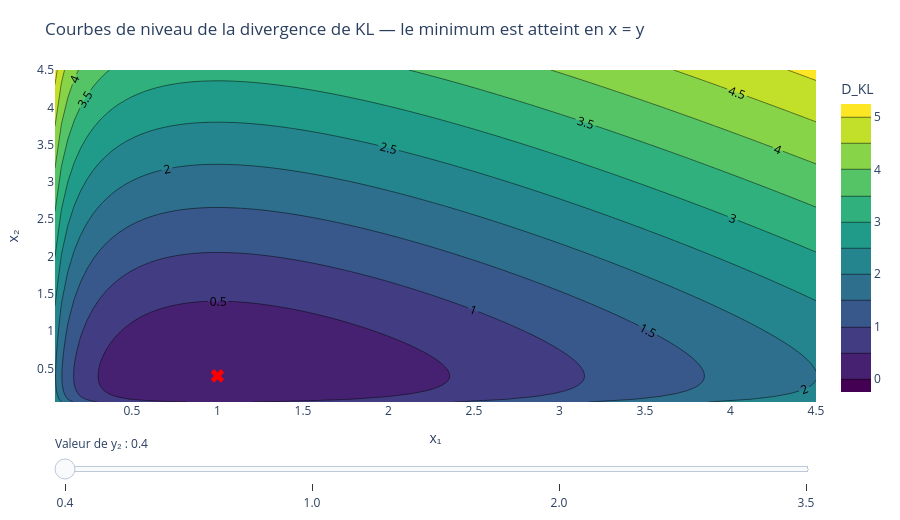

Notebook code for this chart:
### Code cell
import numpy as np
import plotly.graph_objects as go

eps = 0.05
x1 = np.linspace(eps, 4.5, 120)
x2 = np.linspace(eps, 4.5, 120)
X1, X2 = np.meshgrid(x1, x2)

y1 = 1.0
y2_values = [0.4, 1.0, 2.0, 3.5]

def kl2(y1, y2, X1, X2):
    return y1 * np.log(y1 / X1) + X1 - y1 + y2 * np.log(y2 / X2) + X2 - y2

Z0 = kl2(y1, y2_values[0], X1, X2)

fig = go.Figure()

fig.add_trace(
    go.Contour(
        x=x1,
        y=x2,
        z=Z0,
        colorscale="Viridis",
        contours=dict(showlabels=True),
        colorbar=dict(title="D_KL"),
        hovertemplate="x₁=%{x:.2f}<br>x₂=%{y:.2f}<br>KL=%{z:.3f}<extra></extra>",
        name="Perte",
    )
)

fig.add_trace(
    go.Scatter(
        x=[y1],
        y=[y2_values[0]],
        mode="markers",
        marker=dict(color="red", size=12, symbol="x"),
        name="Minimum",
        hovertemplate="minimum : (%{x:.2f}, %{y:.2f})<extra></extra>",
    )
)

frames = []
for y2 in y2_values:
    Z = kl2(y1, y2, X1, X2)
    frames.append(
        go.Frame(
            name=f"{y2}",
            data=[
                go.Contour(
                    x=x1,
                    y=x2,
                    z=Z,
                    colorscale="Viridis",
                    contours=dict(showlabels=True),
                    colorbar=dict(title="D_KL"),
                ),
                go.Scatter(
                    x=[y1],
                    y=[y2],
                    mode="markers",
                    marker=dict(color="red", size=12, symbol="x"),
                ),
            ],
            traces=[0, 1],
        )
    )

fig.frames = frames

fig.update_layout(
    title="Courbes de niveau de la divergence de KL — le minimum est atteint en x = y",
    height=520,
    margin=dict(l=20, r=20, t=70, b=20),
    xaxis_title="x₁",
    yaxis_title="x₂",
    sliders=[
        dict(
            active=0,
            currentvalue={"prefix": "Valeur de y₂ : "},
            pad={"t": 30},
            steps=[
                dict(
                    label=str(y2),
                    method="animate",
                    args=[[f"{y2}"], {"mode": "immediate", "frame": {"duration": 0, "redraw": True}, "transition": {"duration": 0}}],
                )
                for y2 in y2_values
            ],
        )
    ],
)
fig.show()

### Figure 1 — Plotly figure (JSON) as saved in the notebook; plotly's stock layout.template omitted (floating-point values rounded to 4 significant figures; data arrays with more than 128 entries replaced by an {"elided": "..."} marker saying what was removed)
{"data": [{"colorbar": {"title": {"text": "D_KL"}}, "colorscale": [[0, "#440154"], [0.1111, "#482878"], [0.2222, "#3e4989"], [0.3333, "#31688e"], [0.4444, "#26828e"], [0.5556, "#1f9e89"], [0.6667, "#35b779"], [0.7778, "#6ece58"], [0.8889, "#b5de2b"], [1, "#fde725"]], "contours": {"showlabels": true}, "hovertemplate": "x₁=%{x:.2f}<br>x₂=%{y:.2f}<br>KL=%{z:.3f}<extra></extra>", "name": "Perte", "type": "contour", "x": [0.05, 0.08739, 0.1248, 0.1622, 0.1996, 0.237, 0.2744, 0.3118, 0.3492, 0.3866, 0.4239, 0.4613, 0.4987, 0.5361, 0.5735, 0.6109, 0.6483, 0.6857, 0.7231, 0.7605, 0.7979, 0.8353, 0.8727, 0.9101, 0.9475, 0.9849, 1.022, 1.06, 1.097, 1.134, 1.172, 1.209, 1.247, 1.284, 1.321, 1.359, 1.396, 1.434, 1.471, 1.508, 1.546, 1.583, 1.621, 1.658, 1.695, 1.733, 1.77, 1.808, 1.845, 1.882, 1.92, 1.957, 1.995, 2.032, 2.069, 2.107, 2.144, 2.182, 2.219, 2.256, 2.294, 2.331, 2.368, 2.406, 2.443, 2.481, 2.518, 2.555, 2.593, 2.63, 2.668, 2.705, 2.742, 2.78, 2.817, 2.855, 2.892, 2.929, 2.967, 3.004, 3.042, 3.079, 3.116, 3.154, 3.191, 3.229, 3.266, 3.303, 3.341, 3.378, 3.416, 3.453, 3.49, 3.528, 3.565, 3.603, 3.64, 3.677, 3.715, 3.752, 3.789, 3.827, 3.864, 3.902, 3.939, 3.976, 4.014, 4.051, 4.089, 4.126, 4.163, 4.201, 4.238, 4.276, 4.313, 4.35, 4.388, 4.425, 4.463, 4.5], "y": [0.05, 0.08739, 0.1248, 0.1622, 0.1996, 0.237, 0.2744, 0.3118, 0.3492, 0.3866, 0.4239, 0.4613, 0.4987, 0.5361, 0.5735, 0.6109, 0.6483, 0.6857, 0.7231, 0.7605, 0.7979, 0.8353, 0.8727, 0.9101, 0.9475, 0.9849, 1.022, 1.06, 1.097, 1.134, 1.172, 1.209, 1.247, 1.284, 1.321, 1.359, 1.396, 1.434, 1.471, 1.508, 1.546, 1.583, 1.621, 1.658, 1.695, 1.733, 1.77, 1.808, 1.845, 1.882, 1.92, 1.957, 1.995, 2.032, 2.069, 2.107, 2.144, 2.182, 2.219, 2.256, 2.294, 2.331, 2.368, 2.406, 2.443, 2.481, 2.518, 2.555, 2.593, 2.63, 2.668, 2.705, 2.742, 2.78, 2.817, 2.855, 2.892, 2.929, 2.967, 3.004, 3.042, 3.079, 3.116, 3.154, 3.191, 3.229, 3.266, 3.303, 3.341, 3.378, 3.416, 3.453, 3.49, 3.528, 3.565, 3.603, 3.64, 3.677, 3.715, 3.752, 3.789, 3.827, 3.864, 3.902, 3.939, 3.976, 4.014, 4.051, 4.089, 4.126, 4.163, 4.201, 4.238, 4.276, 4.313, 4.35, 4.388, 4.425, 4.463, 4.5], "z": {"elided": "120x120 float values"}}, {"hovertemplate": "minimum : (%{x:.2f}, %{y:.2f})<extra></extra>", "marker": {"color": "red", "size": 12, "symbol": "x"}, "mode": "markers", "name": "Minimum", "type": "scatter", "x": [1], "y": [0.4]}], "layout": {"height": 520, "margin": {"b": 20, "l": 20, "r": 20, "t": 70}, "sliders": [{"active": 0, "currentvalue": {"prefix": "Valeur de y₂ : "}, "pad": {"t": 30}, "steps": [{"args": [["0.4"], {"frame": {"duration": 0, "redraw": true}, "mode": "immediate", "transition": {"duration": 0}}], "label": "0.4", "method": "animate"}, {"args": [["1.0"], {"frame": {"duration": 0, "redraw": true}, "mode": "immediate", "transition": {"duration": 0}}], "label": "1.0", "method": "animate"}, {"args": [["2.0"], {"frame": {"duration": 0, "redraw": true}, "mode": "immediate", "transition": {"duration": 0}}], "label": "2.0", "method": "animate"}, {"args": [["3.5"], {"frame": {"duration": 0, "redraw": true}, "mode": "immediate", "transition": {"duration": 0}}], "label": "3.5", "method": "animate"}]}], "title": {"text": "Courbes de niveau de la divergence de KL — le minimum est atteint en x = y"}, "xaxis": {"title": {"text": "x₁"}}, "yaxis": {"title": {"text": "x₂"}}}}
